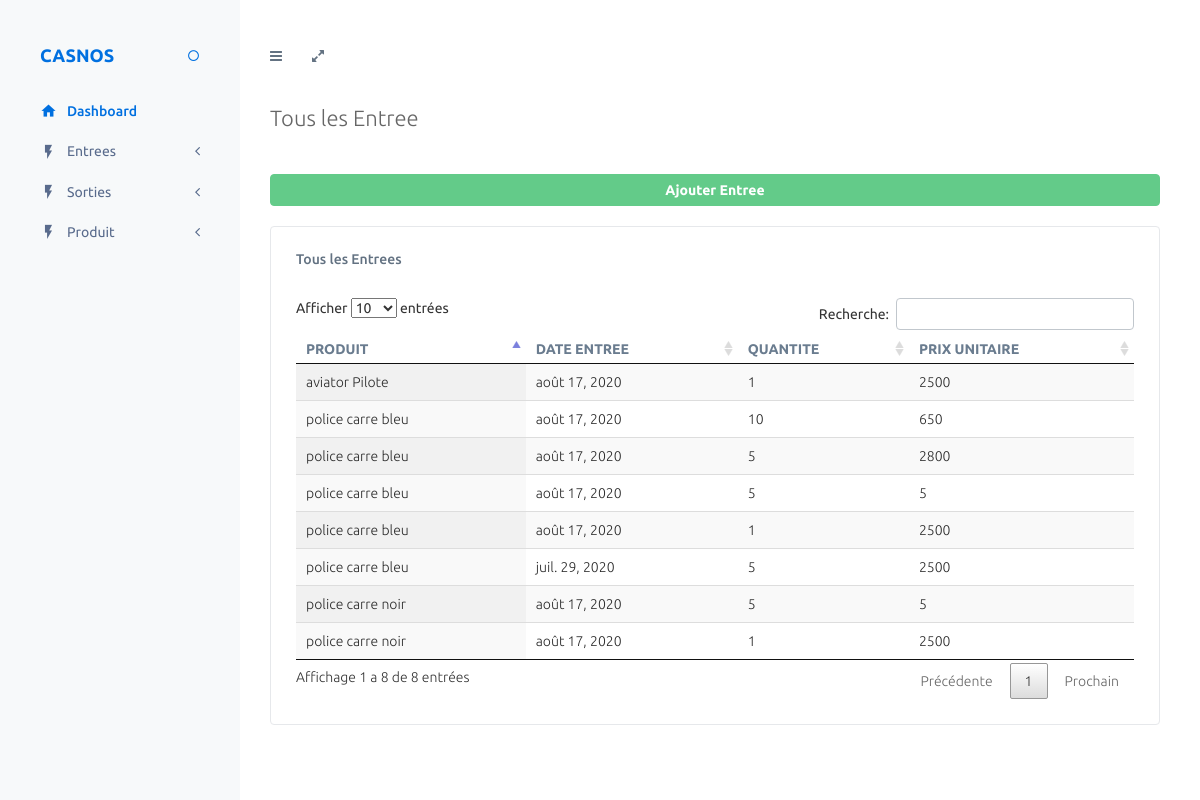
The page /stock/list-entree/ (signed in) on the database its author committed.
### Stock/models.py (models this page shows)
class Entree(models.Model):
	date_entree = models.DateField()
	qte = models.IntegerField()
	prix_u = models.IntegerField()
	produit = models.ForeignKey(Produit , on_delete=models.CASCADE)

class Produit(models.Model):
	nom = models.CharField(max_length = 50)
	marque = models.CharField(max_length = 50)
	categorie = models.ForeignKey(Categorie , on_delete=models.CASCADE)
	image = models.ImageField(upload_to='images/produit',)
	qte_stocke = models.IntegerField(default=0 , null=True ,blank=True)
	option = models.CharField(max_length = 250, null=True ,blank=True)
	def __str__(self):
		return self.nom

### Stock/views.py (the view)
# urls.py: path('list-entree/', list_entree  , name='list_entree'),
@login_required(login_url='/admin/login/')
def list_entree(request):
	template_name = 'list_entree.html'
	entrees = Entree.objects.all()
	args = {
		'page_obj': entrees,
		}
	return render(request, template_name, args)

### Stock/templates/list_entree.html (shortened to what this page needs)
{% extends "base/base.html" %}
    {% block page_title %}
         Tous les Entree
    {% endblock page_title %}
{% block body %}
 <a href="{% url 'entree' %}" class="col-md-12 btn btn-success" style="margin-bottom: 20px; margin-top: 20px"><strong>Ajouter Entree</strong></a>
    <div id="main-wrapper">
        <div class="row">
            <div class="col-md-12">
                <div class="panel panel-white">
                    <div class="panel-heading clearfix">
                        <h4 class="panel-title">Tous les Entrees</h4>
                    </div>
                    <div class="panel-body">
                       <div class="table-responsive">
                        <table id="example" class="display table" style="width: 100%; cellspacing: 0;">
                            <thead>
                                <tr>
                                    <th>PRODUIT</th>
                                    <th>DATE ENTREE</th>
                                    <th>QUANTITE</th>
                                    <th>PRIX UNITAIRE</th>
                                </tr>
                            </thead>
                            <tbody>
                            {% for entree in page_obj %}
                                <tr>
                                    <td><a href="#">{{entree.produit}}</a></td>
                                    <td><a href="#">{{entree.date_entree}}</a></td>
                                    <td><a href="#">{{entree.qte}}</a></td>
                                    <td><a href="#">{{entree.prix_u}}</a></td>
                                </tr>
                            {% endfor %}
                            </tbody>
                           </table>
                        </div>
                    </div>
                </div>
            </div>
        </div>
    </div>
{% endblock body %}

### templates/base/base.html (shortened to what this page needs)
{% load static %}
<!DOCTYPE html>
<html lang="en">
    <head>
        <link href="{% static 'plugins/bootstrap/css/bootstrap.min.css' %}" rel="stylesheet">
        <link href="{% static 'plugins/font-awesome/css/font-awesome.min.css' %}" rel="stylesheet">
        <link href="{% static 'plugins/icomoon/style.css' %}" rel="stylesheet">
        <link href="{% static 'plugins/uniform/css/default.css' %}" rel="stylesheet"/>
        <link href="{% static 'plugins/switchery/switchery.min.css' %}" rel="stylesheet"/>
        <link href="{% static 'plugins/nvd3/nv.d3.min.css' %}" rel="stylesheet">
        <link href="{% static 'css/space.min.css' %}" rel="stylesheet">
        <link href="{% static 'css/custom.css' %}" rel="stylesheet">
        <link href="{% static 'plugins/datatables/css/jquery.datatables.min.css' %}" rel="stylesheet" type="text/css"/>
        <link href="{% static 'plugins/datatables/css/jquery.datatables_themeroller.css' %}" rel="stylesheet" type="text/css"/>
    </head>
    <body>
        <div class="page-container">
            <div class="page-sidebar">
                <a class="logo-box" href="#">
                    <span>CASNOS</span>
                    <i class="icon-radio_button_unchecked" id="fixed-sidebar-toggle-button"></i>
                </a>
                <div class="page-sidebar-inner">
                    <div class="page-sidebar-menu">
                        <ul class="accordion-menu">
                            <li class="active-page">
                                <a href="#">
                                    <i class="menu-icon icon-home4"></i><span>Dashboard</span>
                                </a>
                            </li>
                            <li>
                                <a href="#">
                                    <i class="menu-icon icon-flash_on"></i><span>Entrees</span><i class="accordion-icon fa fa-angle-left"></i>
                                </a>
                            </li>
                            <li>
                                <a href="#">
                                    <i class="menu-icon icon-flash_on"></i><span>Sorties</span><i class="accordion-icon fa fa-angle-left"></i>
                                </a>
                            </li>
                            <li>
                                <a href="#">
                                    <i class="menu-icon icon-flash_on"></i><span>Produit</span><i class="accordion-icon fa fa-angle-left"></i>
                                </a>
                            </li>
                        </ul>
                    </div>
                </div>
            </div>
            <div class="page-content">
                <div class="page-header">
                    <nav class="navbar navbar-default">
                        <div class="container-fluid">
                            <div class="collapse navbar-collapse" id="bs-example-navbar-collapse-1">
                                <ul class="nav navbar-nav">
                                    <li><a href="javascript:void(0)" id="collapsed-sidebar-toggle-button"><i class="fa fa-bars"></i></a></li>
                                    <li><a href="javascript:void(0)" id="toggle-fullscreen"><i class="fa fa-expand"></i></a></li>
                                </ul>
                            </div>
                        </div>
                    </nav>
                </div>
                <div class="page-inner">
                    <div class="page-title">
                        <h3 class="breadcrumb-header">{% block page_title %}
                        {% endblock page_title %}</h3>
                    </div>
                    {% block body %}
                    {% endblock body %}
                </div>
            </div>
        </div>
    </body>
</html>

### rows shown on the page
Entree: produit "police carre bleu", date_entree "août 17, 2020", qte "10", prix_u "650"
Entree: produit "police carre bleu", date_entree "août 17, 2020", qte "5", prix_u "2800"
Entree: produit "police carre noir", date_entree "août 17, 2020", qte "5", prix_u "5"
Entree: produit "police carre bleu", date_entree "août 17, 2020", qte "5", prix_u "5"
Entree: produit "police carre bleu", date_entree "août 17, 2020", qte "1", prix_u "2500"
Entree: produit "aviator Pilote", date_entree "août 17, 2020", qte "1", prix_u "2500"
Entree: produit "police carre bleu", date_entree "juil. 29, 2020", qte "5", prix_u "2500"
Entree: produit "police carre noir", date_entree "août 17, 2020", qte "1", prix_u "2500"
